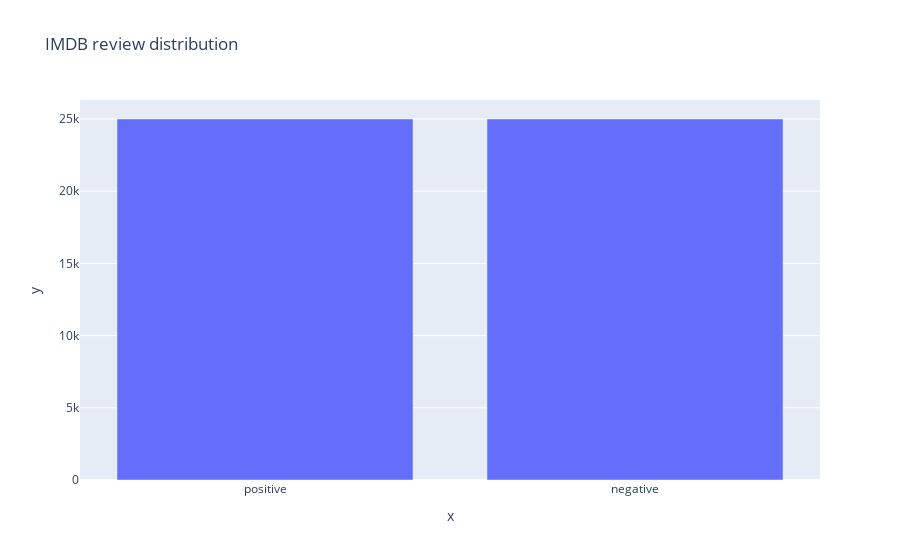

The code cell stored with this chart in its notebook:
### Code cell
px.bar(x=['positive', 'negative'], y=[len(label_imdb[label_imdb == 1]), len(label_imdb[label_imdb == 0])], title='IMDB review distribution')

### Figure 1 — Plotly figure (JSON) as saved in the notebook; plotly's stock layout.template omitted (floating-point values rounded to 4 significant figures)
{"data": [{"alignmentgroup": "True", "hovertemplate": "x=%{x}<br>y=%{y}<extra></extra>", "legendgroup": "", "marker": {"color": "#636efa", "pattern": {"shape": ""}}, "name": "", "offsetgroup": "", "orientation": "v", "showlegend": false, "textposition": "auto", "type": "bar", "x": ["positive", "negative"], "xaxis": "x", "y": [25000, 25000], "yaxis": "y"}], "layout": {"barmode": "relative", "legend": {"tracegroupgap": 0}, "title": {"text": "IMDB review distribution"}, "xaxis": {"anchor": "y", "domain": [0, 1], "title": {"text": "x"}}, "yaxis": {"anchor": "x", "domain": [0, 1], "title": {"text": "y"}}}}
